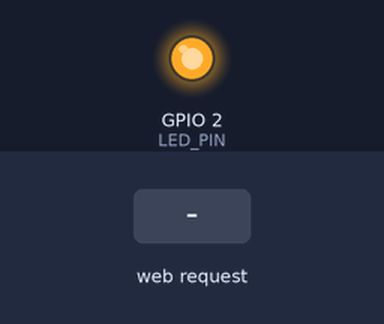
Recording of a sketch running on a simulated ESP8266 (NodeMCU). Shown: output pins drawn as LEDs (lit = HIGH). The test bench sets the inputs (shaded band). WiFi joins after 1.5 s; servers stay silent unless stated; what the sketch prints to the serial monitor is not drawn.

Above: at 2.7 s.
2.8 s: HTTP request GET /on received
At 3.2 s:
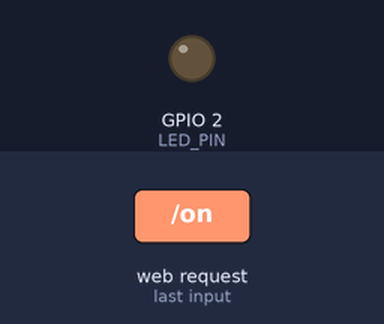
4.3 s: HTTP request GET /off received
At 5.5 s:
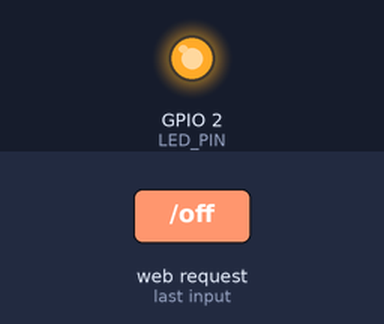
Timing chart, 0 to 7.3 s (numbered marks = the images above; inputs shaded):
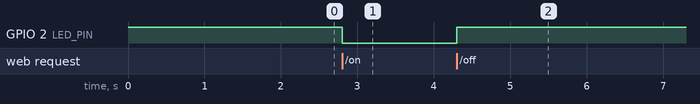

Measured:
- after the input at 2.8 s, GPIO 2 (LED_PIN): HIGH → LOW at once
- after the input at 4.3 s, GPIO 2 (LED_PIN): LOW → HIGH at once

The sketch:

webled.ino
```cpp
#include <ESP8266WiFi.h>

const char* ssid = "levi";
const char* password = "74499495";

WiFiServer server(80);

#define LED_PIN 2   // Built-in LED (GPIO2)

void setup() {
  Serial.begin(115200);

  pinMode(LED_PIN, OUTPUT);
  digitalWrite(LED_PIN, HIGH); // LED OFF (active LOW)

  // Connect to WiFi
  WiFi.begin(ssid, password);
  Serial.print("Connecting to WiFi");

  while (WiFi.status() != WL_CONNECTED) {
    delay(500);
    Serial.print(".");
  }

  Serial.println("\nWiFi connected");
  Serial.print("IP Address: ");
  Serial.println(WiFi.localIP());

  server.begin();
}

void loop() {
  WiFiClient client = server.available();
  if (!client) return;

  String request = client.readStringUntil('\r');
  Serial.println(request);
  client.flush();

  // LED control
  if (request.indexOf("/on") != -1) {
    digitalWrite(LED_PIN, LOW);   // LED ON
  }
  if (request.indexOf("/off") != -1) {
    digitalWrite(LED_PIN, HIGH);  // LED OFF
  }

  // Web response
  client.println("HTTP/1.1 200 OK");
  client.println("Content-Type: text/html");
  client.println();
  client.println("<html><body>");
  client.println("<h2>ESP8266 LED Control</h2>");
  client.println("<a href=\"/on\"><button>ON</button></a>");
  client.println("<a href=\"/off\"><button>OFF</button></a>");
  client.println("</body></html>");

  delay(1);
}
```
